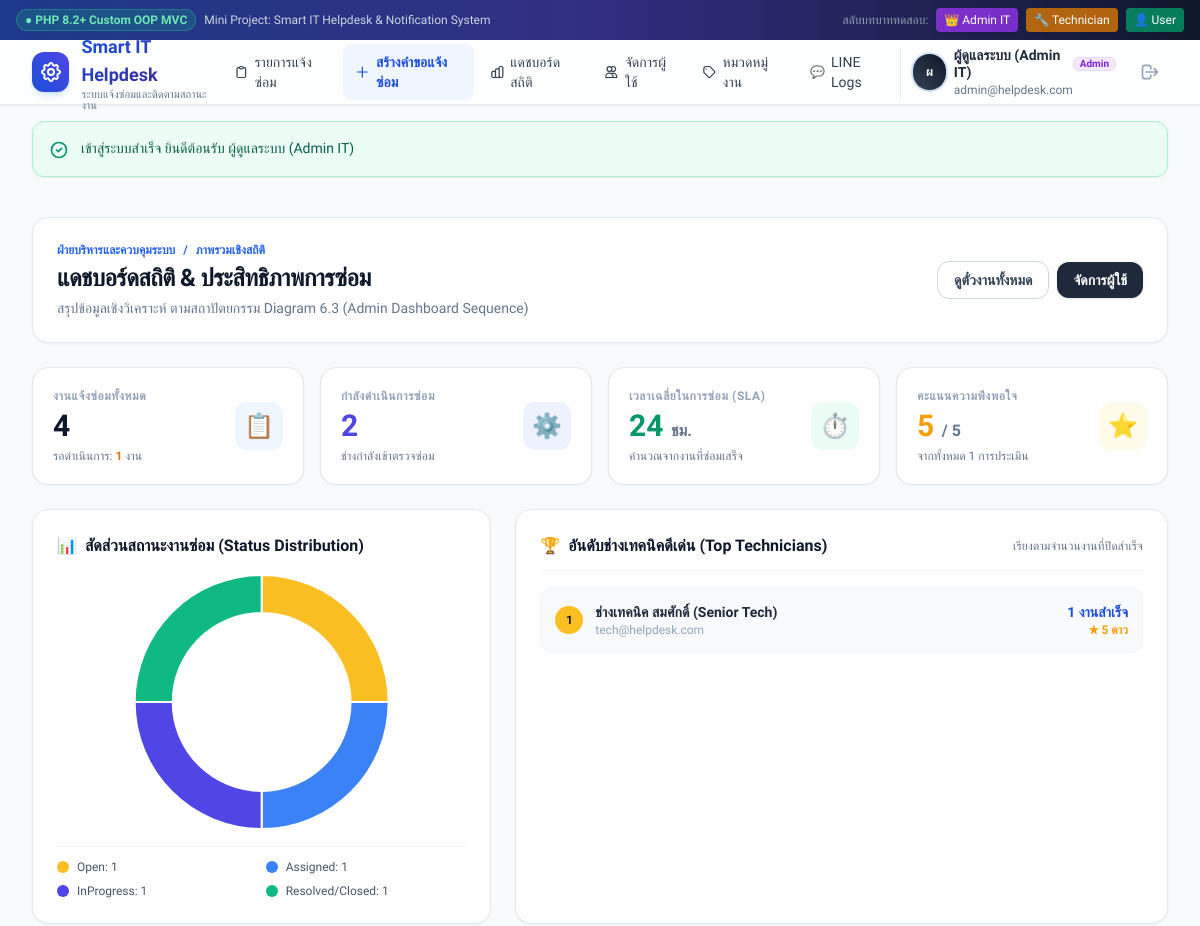
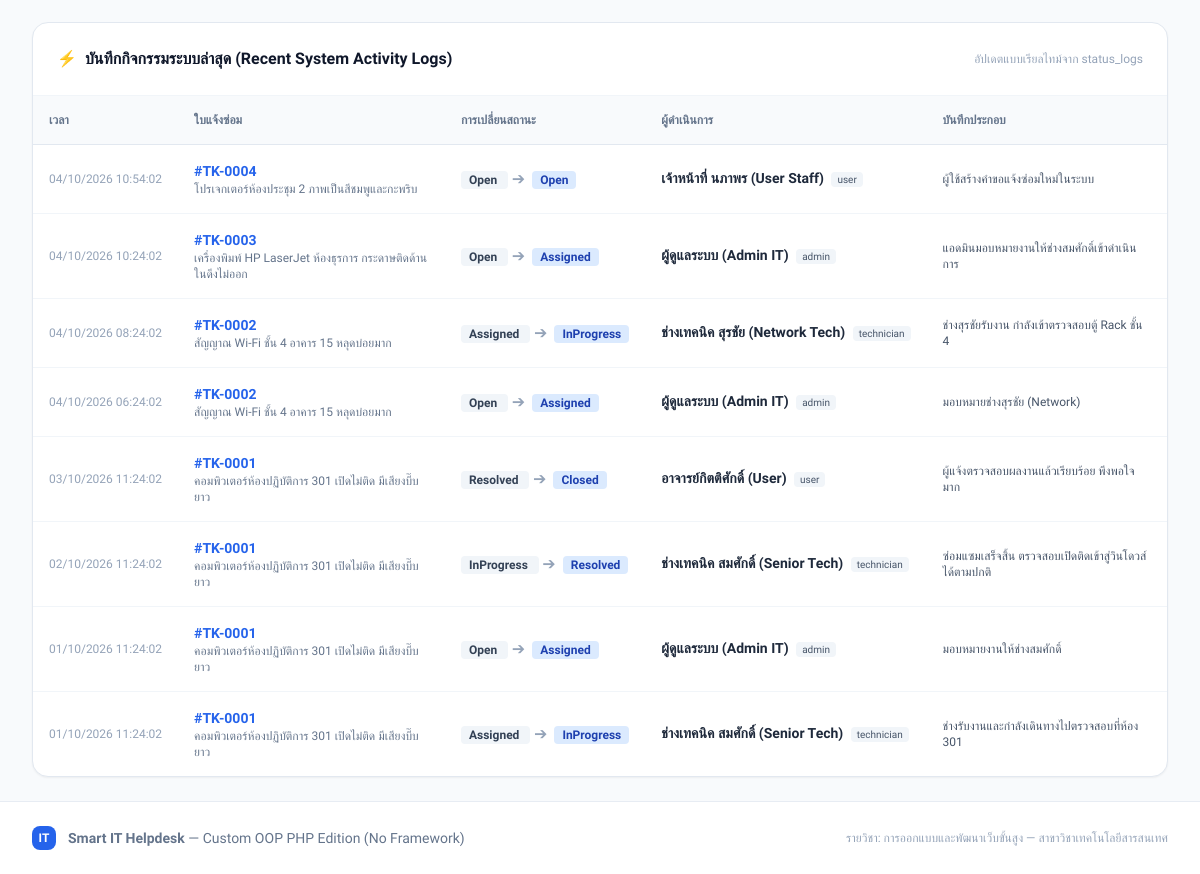
The page /admin/dashboard (signed in) on the database its author committed (2 pictures, top to bottom).
### tables this page shows
CREATE TABLE `status_logs` (
  `id` INT AUTO_INCREMENT PRIMARY KEY,
  `ticket_id` INT NOT NULL,
  `changed_by` INT NOT NULL,
  `from_status` ENUM('Open', 'Assigned', 'InProgress', 'Resolved', 'Closed') NOT NULL,
  `to_status` ENUM('Open', 'Assigned', 'InProgress', 'Resolved', 'Closed') NOT NULL,
  `note` TEXT NULL,
  `created_at` DATETIME NOT NULL DEFAULT CURRENT_TIMESTAMP,
  CONSTRAINT `fk_status_logs_ticket` FOREIGN KEY (`ticket_id`) REFERENCES `tickets` (`id`) ON DELETE CASCADE,
  CONSTRAINT `fk_status_logs_user` FOREIGN KEY (`changed_by`) REFERENCES `users` (`id`) ON DELETE CASCADE
);

CREATE TABLE `users` (
  `id` INT AUTO_INCREMENT PRIMARY KEY,
  `name` VARCHAR(100) NOT NULL,
  `email` VARCHAR(150) NOT NULL UNIQUE,
  `password_hash` VARCHAR(255) NOT NULL,
  `role` ENUM('user', 'technician', 'admin') NOT NULL DEFAULT 'user',
  `line_user_id` VARCHAR(100) NULL,
  `created_at` DATETIME NOT NULL DEFAULT CURRENT_TIMESTAMP
);

CREATE TABLE `tickets` (
  `id` INT AUTO_INCREMENT PRIMARY KEY,
  `user_id` INT NOT NULL,
  `category_id` INT NOT NULL,
  `technician_id` INT NULL,
  `title` VARCHAR(200) NOT NULL,
  `description` TEXT NOT NULL,
  `status` ENUM('Open', 'Assigned', 'InProgress', 'Resolved', 'Closed') NOT NULL DEFAULT 'Open',
  `priority` ENUM('Low', 'Medium', 'High', 'Urgent') NOT NULL DEFAULT 'Medium',
  `created_at` DATETIME NOT NULL DEFAULT CURRENT_TIMESTAMP,
  `updated_at` DATETIME NULL DEFAULT CURRENT_TIMESTAMP ON UPDATE CURRENT_TIMESTAMP,
  `resolved_at` DATETIME NULL,
  `closed_at` DATETIME NULL,
  CONSTRAINT `fk_tickets_user` FOREIGN KEY (`user_id`) REFERENCES `users` (`id`) ON DELETE CASCADE,
  CONSTRAINT `fk_tickets_category` FOREIGN KEY (`category_id`) REFERENCES `categories` (`id`) ON DELETE RESTRICT,
  CONSTRAINT `fk_tickets_technician` FOREIGN KEY (`technician_id`) REFERENCES `users` (`id`) ON DELETE SET NULL
);

### views/admin/dashboard.php (the view)
<div class="space-y-6">
  <div class="flex flex-col sm:flex-row sm:items-center justify-between gap-4 bg-white p-6 rounded-2xl border border-slate-200 shadow-sm">
    <div>
      <div class="flex items-center gap-2 text-xs font-semibold text-blue-600 mb-1">
        <span>ฝ่ายบริหารและควบคุมระบบ</span>
        <span>/</span>
        <span>ภาพรวมเชิงสถิติ</span>
      </div>
      <h1 class="text-2xl font-bold text-slate-900 tracking-tight">แดชบอร์ดสถิติ & ประสิทธิภาพการซ่อม</h1>
      <p class="text-sm text-slate-500 mt-1">สรุปข้อมูลเชิงวิเคราะห์ ตามสถาปัตยกรรม Diagram 6.3 (Admin Dashboard Sequence)</p>
    </div>
    <div class="flex items-center gap-2">
      <a href="/tickets" class="px-4 py-2 border border-slate-300 rounded-xl text-sm font-semibold text-slate-700 hover:bg-slate-50 transition">
        ดูตั๋วงานทั้งหมด
      </a>
      <a href="/admin/users" class="px-4 py-2 bg-slate-800 hover:bg-slate-900 text-white rounded-xl text-sm font-semibold shadow transition">
        จัดการผู้ใช้
      </a>
    </div>
  </div>
  <div class="grid grid-cols-1 sm:grid-cols-2 lg:grid-cols-4 gap-4">
    <div class="bg-white p-5 rounded-2xl border border-slate-200 shadow-sm flex items-center justify-between">
      <div>
        <p class="text-xs font-bold text-slate-400 uppercase tracking-wider">งานแจ้งซ่อมทั้งหมด</p>
        <p class="text-3xl font-extrabold text-slate-900 mt-1"><?= $stats['totalTickets'] ?></p>
        <p class="text-xs text-slate-500 mt-1">
          รอดำเนินการ: <span class="font-bold text-amber-600"><?= $stats['openTickets'] ?></span> งาน
        </p>
      </div>
      <div class="w-12 h-12 rounded-xl bg-blue-50 text-blue-600 flex items-center justify-center text-2xl font-bold">
        📋
      </div>
    </div>
    <div class="bg-white p-5 rounded-2xl border border-slate-200 shadow-sm flex items-center justify-between">
      <div>
        <p class="text-xs font-bold text-slate-400 uppercase tracking-wider">กำลังดำเนินการซ่อม</p>
        <p class="text-3xl font-extrabold text-indigo-600 mt-1"><?= $stats['inProgressTickets'] ?></p>
        <p class="text-xs text-slate-500 mt-1">
          ช่างกำลังเข้าตรวจซ่อม
        </p>
      </div>
      <div class="w-12 h-12 rounded-xl bg-indigo-50 text-indigo-600 flex items-center justify-center text-2xl font-bold">
        ⚙️
      </div>
    </div>
    <div class="bg-white p-5 rounded-2xl border border-slate-200 shadow-sm flex items-center justify-between">
      <div>
        <p class="text-xs font-bold text-slate-400 uppercase tracking-wider">เวลาเฉลี่ยในการซ่อม (SLA)</p>
        <p class="text-3xl font-extrabold text-emerald-600 mt-1"><?= $stats['avgResolutionHours'] ?> <span class="text-base font-semibold text-slate-500">ชม.</span></p>
        <p class="text-xs text-slate-500 mt-1">
          คำนวณจากงานที่ซ่อมเสร็จ
        </p>
      </div>
      <div class="w-12 h-12 rounded-xl bg-emerald-50 text-emerald-600 flex items-center justify-center text-2xl font-bold">
        ⏱️
      </div>
    </div>
    <div class="bg-white p-5 rounded-2xl border border-slate-200 shadow-sm flex items-center justify-between">
      <div>
        <p class="text-xs font-bold text-slate-400 uppercase tracking-wider">คะแนนความพึงพอใจ</p>
        <p class="text-3xl font-extrabold text-amber-500 mt-1"><?= $stats['avgRating'] ?: '5.0' ?> <span class="text-base font-semibold text-slate-500">/ 5</span></p>
        <p class="text-xs text-slate-500 mt-1">
          จากทั้งหมด <?= $stats['totalRatings'] ?> การประเมิน
        </p>
      </div>
      <div class="w-12 h-12 rounded-xl bg-amber-50 text-amber-500 flex items-center justify-center text-2xl font-bold">
        ⭐
      </div>
    </div>
  </div>
  <div class="grid grid-cols-1 lg:grid-cols-12 gap-6">
    <div class="lg:col-span-5 bg-white p-6 rounded-2xl border border-slate-200 shadow-sm flex flex-col justify-between">
      <h3 class="text-base font-bold text-slate-900 mb-4 flex items-center gap-2">
        <span>📊</span> สัดส่วนสถานะงานซ่อม (Status Distribution)
      </h3>
      <div class="relative max-h-64 flex justify-center">
        <canvas id="statusChart"></canvas>
      </div>
      <div class="grid grid-cols-2 gap-2 mt-4 text-xs text-slate-600 pt-3 border-t border-slate-100">
        <div class="flex items-center gap-2"><span class="w-3 h-3 rounded-full bg-amber-400"></span> Open: <?= $stats['statusCounts']['Open'] ?? 0 ?></div>
        <div class="flex items-center gap-2"><span class="w-3 h-3 rounded-full bg-blue-500"></span> Assigned: <?= $stats['statusCounts']['Assigned'] ?? 0 ?></div>
        <div class="flex items-center gap-2"><span class="w-3 h-3 rounded-full bg-indigo-600"></span> InProgress: <?= $stats['statusCounts']['InProgress'] ?? 0 ?></div>
        <div class="flex items-center gap-2"><span class="w-3 h-3 rounded-full bg-emerald-500"></span> Resolved/Closed: <?= ($stats['statusCounts']['Resolved'] ?? 0) + ($stats['statusCounts']['Closed'] ?? 0) ?></div>
      </div>
    </div>
    <div class="lg:col-span-7 bg-white p-6 rounded-2xl border border-slate-200 shadow-sm space-y-4">
      <h3 class="text-base font-bold text-slate-900 border-b border-slate-100 pb-3 flex items-center justify-between">
        <span class="flex items-center gap-2">
          <span>🏆</span> อันดับช่างเทคนิคดีเด่น (Top Technicians)
        </span>
        <span class="text-xs font-normal text-slate-500">เรียงตามจำนวนงานที่ปิดสำเร็จ</span>
      </h3>
      <?php if (empty($stats['topTechnicians'])): ?>
        <p class="text-sm text-slate-400 text-center py-8">ยังไม่มีข้อมูลผลงานช่างที่ปิดงาน</p>
      <?php else: ?>
        <div class="space-y-3">
          <?php foreach ($stats['topTechnicians'] as $idx => $tech): ?>
            <div class="flex items-center justify-between p-3.5 rounded-xl bg-slate-50 border border-slate-100 hover:bg-slate-100/80 transition">
              <div class="flex items-center gap-3">
                <span class="w-7 h-7 rounded-full flex items-center justify-center text-xs font-bold
                             <?= ($idx === 0) ? 'bg-amber-400 text-slate-900' : (($idx === 1) ? 'bg-slate-300 text-slate-800' : 'bg-slate-200 text-slate-600') ?>">
                  <?= $idx + 1 ?>
                </span>
                <div>
                  <h4 class="text-sm font-bold text-slate-800"><?= e($tech['name']) ?></h4>
                  <p class="text-xs text-slate-400"><?= e($tech['email']) ?></p>
                </div>
              </div>
              <div class="text-right">
                <div class="text-sm font-bold text-blue-700"><?= $tech['total_resolved'] ?> งานสำเร็จ</div>
                <div class="text-xs text-amber-500 font-semibold">
                  ★ <?= round((float)($tech['avg_rating'] ?? 5.0), 1) ?> ดาว
                </div>
              </div>
            </div>
          <?php endforeach; ?>
        </div>
      <?php endif; ?>
    </div>
  </div>
  <div class="bg-white rounded-2xl border border-slate-200 shadow-sm overflow-hidden">
    <div class="p-6 border-b border-slate-100 flex items-center justify-between">
      <h3 class="text-base font-bold text-slate-900 flex items-center gap-2">
        <span>⚡</span> บันทึกกิจกรรมระบบล่าสุด (Recent System Activity Logs)
      </h3>
      <span class="text-xs text-slate-400">อัปเดตแบบเรียลไทม์จาก status_logs</span>
    </div>
    <div class="overflow-x-auto">
      <table class="w-full text-left text-sm">
        <thead class="bg-slate-50 text-slate-500 text-xs uppercase font-semibold border-b border-slate-200">
          <tr>
            <th class="p-4">เวลา</th>
            <th class="p-4">ใบแจ้งซ่อม</th>
            <th class="p-4">การเปลี่ยนสถานะ</th>
            <th class="p-4">ผู้ดำเนินการ</th>
            <th class="p-4">บันทึกประกอบ</th>
          </tr>
        </thead>
        <tbody class="divide-y divide-slate-100">
          <?php foreach ($stats['recentActivity'] as $act): ?>
            <tr class="hover:bg-slate-50/80 transition">
              <td class="p-4 text-xs text-slate-400 whitespace-nowrap">
                <?= date('d/m/Y H:i:s', strtotime($act['created_at'])) ?>
              </td>
              <td class="p-4">
                <a href="/tickets/<?= $act['ticket_id'] ?>" class="font-bold text-blue-600 hover:underline">
                  #TK-<?= str_pad((string)$act['ticket_id'], 4, '0', STR_PAD_LEFT) ?>
                </a>
                <span class="text-xs text-slate-500 block line-clamp-1"><?= e($act['ticket_title']) ?></span>
              </td>
              <td class="p-4 whitespace-nowrap">
                <span class="text-xs font-semibold px-2 py-0.5 rounded bg-slate-100 text-slate-700">
                  <?= e($act['from_status']) ?>
                </span>
                <span class="text-slate-400 mx-1">➔</span>
                <span class="text-xs font-semibold px-2 py-0.5 rounded bg-blue-100 text-blue-800">
                  <?= e($act['to_status']) ?>
                </span>
              </td>
              <td class="p-4 whitespace-nowrap">
                <span class="font-semibold text-slate-800"><?= e($act['user_name']) ?></span>
                <span class="text-[10px] bg-slate-100 text-slate-600 px-1.5 py-0.5 rounded ml-1"><?= e($act['user_role']) ?></span>
              </td>
              <td class="p-4 text-xs text-slate-600">
                <?= e($act['note'] ?: '-') ?>
              </td>
            </tr>
          <?php endforeach; ?>
        </tbody>
      </table>
    </div>
  </div>
</div>
<script>
  // Chart.js Status Donut Chart
  const ctx = document.getElementById('statusChart').getContext('2d');
  new Chart(ctx, {
    type: 'doughnut',
    data: {
      labels: ['รอดำเนินการ (Open)', 'มอบหมายช่าง (Assigned)', 'กำลังซ่อม (InProgress)', 'ซ่อมเสร็จ/ปิดงาน'],
      datasets: [{
        data: [
          <?= $stats['statusCounts']['Open'] ?? 0 ?>,
          <?= $stats['statusCounts']['Assigned'] ?? 0 ?>,
          <?= $stats['statusCounts']['InProgress'] ?? 0 ?>,
          <?= ($stats['statusCounts']['Resolved'] ?? 0) + ($stats['statusCounts']['Closed'] ?? 0) ?>
        ],
        backgroundColor: ['#fbbf24', '#3b82f6', '#4f46e5', '#10b981'],
        borderWidth: 2,
        borderColor: '#ffffff'
      }]
    },
    options: {
      responsive: true,
      maintainAspectRatio: false,
      plugins: {
        legend: { display: false }
      },
      cutout: '70%'
    }
  });
</script>

### src/Core/Router.php (shortened to what the rows shown need)
<?php
class Router
{
    private array $routes = [];
    private array $globalMiddleware = [];
    private function addRoute(string $method, string $path, array|callable $handler, array $middleware = []): self
    {
        $path = '/' . trim($path, '/');
        $pattern = preg_replace('/\{([a-zA-Z0-9_]+)\}/', '(?P<$1>[^/]+)', $path);
        $regex = '#^' . $pattern . '$#';
        $this->routes[] = [
            'method'     => $method,
            'path'       => $path,
            'regex'      => $regex,
            'handler'    => $handler,
            'middleware' => $middleware,
        ];
        return $this;
    }
    public function dispatch(): void
    {
        $request = new Request();
        $method = $request->getMethod();
        $uri = $request->getUri();
        foreach ($this->routes as $route) {
            if ($route['method'] !== $method) {
                continue;
            }
            if (preg_match($route['regex'], $uri, $matches)) {
                $params = [];
                $request->setRouteParams($params);
                $middlewares = array_merge($this->globalMiddleware, $route['middleware']);
                $handler = $route['handler'];
                $runner = $this->buildPipeline($middlewares, function (Request $req) use ($handler) {
                    return $this->executeHandler($handler, $req);
                });
                $runner($request);
                return;
            }
        }
    }
    private function buildPipeline(array $middlewares, Closure $destination): Closure
    {
        return array_reduce(
            array_reverse($middlewares),
            function ($next, $middleware) {
                return function (Request $request) use ($middleware, $next) {
                    if (is_string($middleware)) {
                        $middlewareInstance = new $middleware();
                    } else {
                        $middlewareInstance = $middleware;
                    }
                    if ($middlewareInstance instanceof MiddlewareInterface) {
                        return $middlewareInstance->handle($request, $next);
                    }
                    return $next($request);
                };
            },
            $destination
        );
    }
    private function executeHandler(array|callable $handler, Request $request): mixed
    {
        if (is_array($handler)) {
            [$class, $method] = $handler;
            $controller = new $class();
            return $controller->$method($request);
        }
        throw new \RuntimeException("Invalid route handler format");
    }
}

### rows shown on the page
status_logs: changed_by "1", ticket "2", id "5", created_at "04/10/2026 06:24:02", ticket "0002", ticket.title "สัญญาณ Wi-Fi ชั้น 4 อาคาร 15 หลุดบ่อยมาก", from_status "Open", to_status "Assigned", changed_by.name "ผู้ดูแลระบบ (Admin IT)", changed_by.role "admin", note "มอบหมายช่างสุรชัย (Network)"
status_logs: ticket "1", created_at "03/10/2026 11:24:02", ticket "0001", ticket.title "คอมพิวเตอร์ห้องปฏิบัติการ 301 เปิดไม่ติด มีเสียงบี๊บยาว", from_status "Resolved", to_status "Closed", changed_by.name "อาจารย์กิตติศักดิ์ (User)", changed_by.role "user", note "ผู้แจ้งตรวจสอบผลงานแล้วเรียบร้อย พึงพอใจมาก"
users: name "ช่างเทคนิค สมศักดิ์ (Senior Tech)", email "tech@helpdesk.com", total_resolved "1", avg_rating "5"
status_logs: created_at "04/10/2026 10:54:02", ticket "0004", ticket.title "โปรเจกเตอร์ห้องประชุม 2 ภาพเป็นสีชมพูและกะพริบ", from_status "Open", to_status "Open", changed_by.name "เจ้าหน้าที่ นภาพร (User Staff)", changed_by.role "user", note "ผู้ใช้สร้างคำขอแจ้งซ่อมใหม่ในระบบ"
status_logs: created_at "04/10/2026 10:24:02", ticket "0003", ticket.title "เครื่องพิมพ์ HP LaserJet ห้องธุรการ กระดาษติดด้านในดึงไม่ออก", from_status "Open", to_status "Assigned", changed_by.name "ผู้ดูแลระบบ (Admin IT)", changed_by.role "admin", note "แอดมินมอบหมายงานให้ช่างสมศักดิ์เข้าดำเนินการ"
status_logs: created_at "04/10/2026 08:24:02", ticket "0002", ticket.title "สัญญาณ Wi-Fi ชั้น 4 อาคาร 15 หลุดบ่อยมาก", from_status "Assigned", to_status "InProgress", changed_by.name "ช่างเทคนิค สุรชัย (Network Tech)", changed_by.role "technician", note "ช่างสุรชัยรับงาน กำลังเข้าตรวจสอบตู้ Rack ชั้น 4"
status_logs: created_at "02/10/2026 11:24:02", ticket "0001", ticket.title "คอมพิวเตอร์ห้องปฏิบัติการ 301 เปิดไม่ติด มีเสียงบี๊บยาว", from_status "InProgress", to_status "Resolved", changed_by.name "ช่างเทคนิค สมศักดิ์ (Senior Tech)", changed_by.role "technician", note "ซ่อมแซมเสร็จสิ้น ตรวจสอบเปิดติดเข้าสู่วินโดวส์ได้ตามปกติ"
status_logs: created_at "01/10/2026 11:24:02", ticket "0001", ticket.title "คอมพิวเตอร์ห้องปฏิบัติการ 301 เปิดไม่ติด มีเสียงบี๊บยาว", from_status "Open", to_status "Assigned", changed_by.name "ผู้ดูแลระบบ (Admin IT)", changed_by.role "admin", note "มอบหมายงานให้ช่างสมศักดิ์"
status_logs: created_at "01/10/2026 11:24:02", ticket "0001", ticket.title "คอมพิวเตอร์ห้องปฏิบัติการ 301 เปิดไม่ติด มีเสียงบี๊บยาว", from_status "Assigned", to_status "InProgress", changed_by.name "ช่างเทคนิค สมศักดิ์ (Senior Tech)", changed_by.role "technician", note "ช่างรับงานและกำลังเดินทางไปตรวจสอบที่ห้อง 301"

### other values the page prints
$stats['totalTickets'] "4"
$stats['avgResolutionHours'] "24"
chart data {{ $stats['statusCounts']['Open'] }} 1
chart data {{ $stats['statusCounts']['Assigned'] }} 1
chart data {{ $stats['statusCounts']['InProgress'] }} 1
